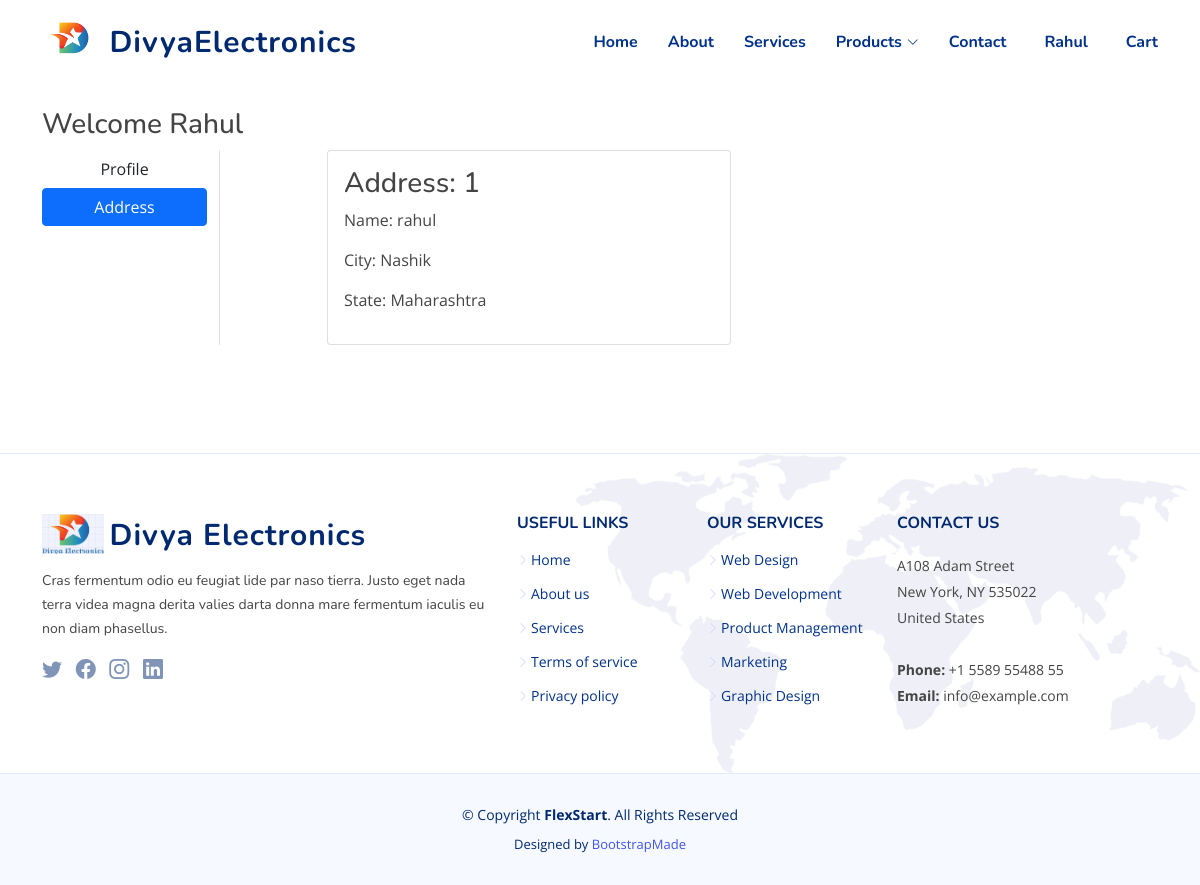
Screenshot of /address/ (signed in) with the database file from the repository.
### home/models.py (models this page shows, shortened)
class Customer(models.Model):
 user = models.ForeignKey(User, on_delete=models.CASCADE)
 name = models.CharField(max_length=200)
 city = models.CharField(choices=CITY_CHOICES, max_length=50)
 state = models.CharField(max_length=50)

### home/views.py (the view)
# urls.py: path('address/', views.address, name='address'),
@login_required
def address(request):
  add = Customer.objects.filter(user=request.user)
  return render(request, 'home/address.html', {'add':add, 'active':'btn-primary'})

### home/templates/home/address.html (shortened to what this page needs)
{% extends 'home/base.html' %}
{% load static %}
{% block main-content %}
<section class="inner-page">
<div class="container my-5">
 <div class="row">
 <h3>Welcome <span class="text-capitalize">{{request.user}}</span></h3>
  <div class="col-sm-2 border-end">
   <ul class="list-unstyled">
    <li class="d-grid"><a href="{% url 'profile' %}" class="btn">Profile</a></li>
    <li class="d-grid"><a href="{% url 'address' %}" class="btn {{active}}">Address</a></li>
   </ul>
  </div>
  <div class="col-sm-9 offset-sm-1">
   <div class="row">
    {% for ad in add %}
    <div class="col-sm-6">
     <div class="card">
      <div class="card-body">
       <h3>Address: {{ forloop.counter }}</h3>
       <p>Name: {{ad.name}}</p>
       <p>City: {{ad.city}}</p>
       <p>State: {{ad.state}}</p>
      </div>
     </div>
    </div>
    {% endfor %}
   </div>
  </div>
 </div>
</div>
</section>
{% endblock main-content %}

### home/templates/home/base.html (shortened to what this page needs)
<!DOCTYPE html>
<html lang="en">
{% load static %}
<head>
  <link rel="stylesheet" href="{% static 'home/assets/css/owl.carousel.min.css' %}">
  <link href="{% static 'home/assets/vendor/bootstrap/css/bootstrap.min.css' %}" rel="stylesheet">
  <link href="{% static 'home/assets/vendor/bootstrap-icons/bootstrap-icons.css' %}" rel="stylesheet">
  <link href="{% static 'home/assets/vendor/aos/aos.css' %}" rel="stylesheet">
  <link href="{% static 'home/assets/vendor/remixicon/remixicon.css' %}" rel="stylesheet">
  <link href="{% static 'home/assets/vendor/swiper/swiper-bundle.min.css' %}" rel="stylesheet">
  <link href="{% static 'home/assets/vendor/glightbox/css/glightbox.min.css' %}" rel="stylesheet">
  <link href="{% static 'home/assets/css/style.css' %}" rel="stylesheet">
</head>
<body>
  <header id="header" class="header fixed-top">
    <div class="container-fluid container-xl d-flex align-items-center justify-content-between">
      <a href="index.html" class="logo d-flex align-items-center">
        <img src="{% static 'home/assets/img/Divya 3.png' %}" alt="">
        <span>DivyaElectronics</span>
      </a>
      <nav id="navbar" class="navbar">
        <ul>
          <li><a class="nav-link" href="/">Home</a></li>
          <li><a class="nav-link" href="{% url 'about' %}">About</a></li>
          <li><a class="nav-link" href="{% url 'services' %}">Services</a></li>
          <li class="dropdown"><a href="#"><span>Products</span> <i class="bi bi-chevron-down"></i></a>
          </li>
          <li><a class="nav-link" href="{% url 'contactus' %}">Contact</a></li>
          <ul>
          {% if request.user.is_authenticated %}
            <li class="nav-item dropdown mx-2">
              <a class="nav-link scrollto" href="#" id="profileDropdown" role="button" data-bs-toggle="dropdown" aria-expanded="false">
                {{request.user.username|capfirst}}
              </a>
            </li>
            <li>
             <a href="{% url 'showcart' %}" class="nav-link scrollto"> Cart </a>
            </li>
          {% endif %}
          </ul>
        </ul>
      </nav>
    </div>
  </header>
  {% block main-content %} {% endblock main-content %}
  <footer id="footer" class="footer">
    <div class="footer-top">
      <div class="container">
        <div class="row gy-4">
          <div class="col-lg-5 col-md-12 footer-info">
            <a href="index.html" class="logo d-flex align-items-center">
              <img src="{% static 'home/assets/img/logo.jpg' %}" alt="">
              <span>Divya Electronics</span>
            </a>
            <p>Cras fermentum odio eu feugiat lide par naso tierra. Justo eget nada terra videa magna derita valies darta donna mare fermentum iaculis eu non diam phasellus.</p>
            <div class="social-links mt-3">
              <a href="#" class="twitter"><i class="bi bi-twitter"></i></a>
              <a href="#" class="facebook"><i class="bi bi-facebook"></i></a>
              <a href="#" class="instagram"><i class="bi bi-instagram bx bxl-instagram"></i></a>
              <a href="#" class="linkedin"><i class="bi bi-linkedin bx bxl-linkedin"></i></a>
            </div>
          </div>
          <div class="col-lg-2 col-6 footer-links">
            <h4>Useful Links</h4>
            <ul>
              <li><i class="bi bi-chevron-right"></i> <a href="#">Home</a></li>
              <li><i class="bi bi-chevron-right"></i> <a href="#">About us</a></li>
              <li><i class="bi bi-chevron-right"></i> <a href="#">Services</a></li>
              <li><i class="bi bi-chevron-right"></i> <a href="#">Terms of service</a></li>
              <li><i class="bi bi-chevron-right"></i> <a href="#">Privacy policy</a></li>
            </ul>
          </div>
          <div class="col-lg-2 col-6 footer-links">
            <h4>Our Services</h4>
            <ul>
              <li><i class="bi bi-chevron-right"></i> <a href="#">Web Design</a></li>
              <li><i class="bi bi-chevron-right"></i> <a href="#">Web Development</a></li>
              <li><i class="bi bi-chevron-right"></i> <a href="#">Product Management</a></li>
              <li><i class="bi bi-chevron-right"></i> <a href="#">Marketing</a></li>
              <li><i class="bi bi-chevron-right"></i> <a href="#">Graphic Design</a></li>
            </ul>
          </div>
          <div class="col-lg-3 col-md-12 footer-contact text-center text-md-start">
            <h4>Contact Us</h4>
            <p>
              A108 Adam Street <br>
              New York, NY 535022<br>
              United States <br><br>
              <strong>Phone:</strong> +1 5589 55488 55<br>
              <strong>Email:</strong> info@example.com<br>
            </p>
          </div>
        </div>
      </div>
    </div>
    <div class="container">
      <div class="copyright">
        &copy; Copyright <strong><span>FlexStart</span></strong>. All Rights Reserved
      </div>
      <div class="credits">
        Designed by <a href="https://bootstrapmade.com/">BootstrapMade</a>
      </div>
    </div>
  </footer>
</body>
</html>

### home/static/home/assets/css/style.css (style rules this page uses)
:root { scroll-behavior: smooth; }
body { font-family: "Open Sans", sans-serif; color: #444444; }
a { color: #4154f1; text-decoration: none; }
h1, h2, h3, h4, h5, h6 { font-family: "Nunito", sans-serif; }
section { padding: 60px 0; overflow: hidden; }
.header { transition: all 0.5s; z-index: 997; padding: 20px 0; }
.header .logo { line-height: 0; }
.header .logo img { max-height: 40px; margin-right: 6px; }
.header .logo span { font-size: 30px; font-weight: 700; letter-spacing: 1px; color: #012970; font-family: "Nunito", sans-serif; margin-top: 3px; }
.navbar { padding: 0; }
.navbar ul { margin: 0; padding: 0; display: flex; list-style: none; align-items: center; }
.navbar li { position: relative; }
.navbar a { display: flex; align-items: center; justify-content: space-between; padding: 10px 0 10px 30px; font-family: "Nunito", sans-serif; font-size: 16px; font-weight: 700; color: #013289; white-space: nowrap; transition: 0.3s; }
.navbar a i { font-size: 12px; line-height: 0; margin-left: 5px; }
.footer { background: #f6f9ff; padding: 0 0 30px 0; font-size: 14px; }
.footer .footer-top { background: white url(../img/footer-bg.png) no-repeat right top; background-size: contain; border-top: 1px solid #e1ecff; border-bottom: 1px solid #e1ecff; padding: 60px 0 30px 0; }
.footer .footer-top .footer-info { margin-bottom: 30px; }
.footer .footer-top .footer-info .logo { line-height: 0; margin-bottom: 15px; }
.footer .footer-top .footer-info .logo img { max-height: 40px; margin-right: 6px; }
.footer .footer-top .footer-info .logo span { font-size: 30px; font-weight: 700; letter-spacing: 1px; color: #012970; font-family: "Nunito", sans-serif; margin-top: 3px; }
.footer .footer-top .footer-info p { font-size: 14px; line-height: 24px; margin-bottom: 0; font-family: "Nunito", sans-serif; }
.footer .footer-top .social-links a { font-size: 20px; display: inline-block; color: rgba(1, 41, 112, 0.5); line-height: 0; margin-right: 10px; transition: 0.3s; }
.footer .footer-top h4 { font-size: 16px; font-weight: bold; color: #012970; text-transform: uppercase; position: relative; padding-bottom: 12px; }
.footer .footer-top .footer-links { margin-bottom: 30px; }
.footer .footer-top .footer-links ul { list-style: none; padding: 0; margin: 0; }
.footer .footer-top .footer-links ul i { padding-right: 2px; color: #d0d4fc; font-size: 12px; line-height: 0; }
.footer .footer-top .footer-links ul li { padding: 10px 0; display: flex; align-items: center; }
.footer .footer-top .footer-links ul li:first-child { padding-top: 0; }
.footer .footer-top .footer-links ul a { color: #013289; transition: 0.3s; display: inline-block; line-height: 1; }
.footer .footer-top .footer-contact p { line-height: 26px; }
.footer .copyright { text-align: center; padding-top: 30px; color: #012970; }
.footer .credits { padding-top: 10px; text-align: center; font-size: 13px; color: #012970; }

### rows the page displays
Customer: name "rahul", city "Nashik", state "Maharashtra"

### other values shown
{{ request.user.username|capfirst }} "Rahul"
{{ request.user }} "Rahul"
